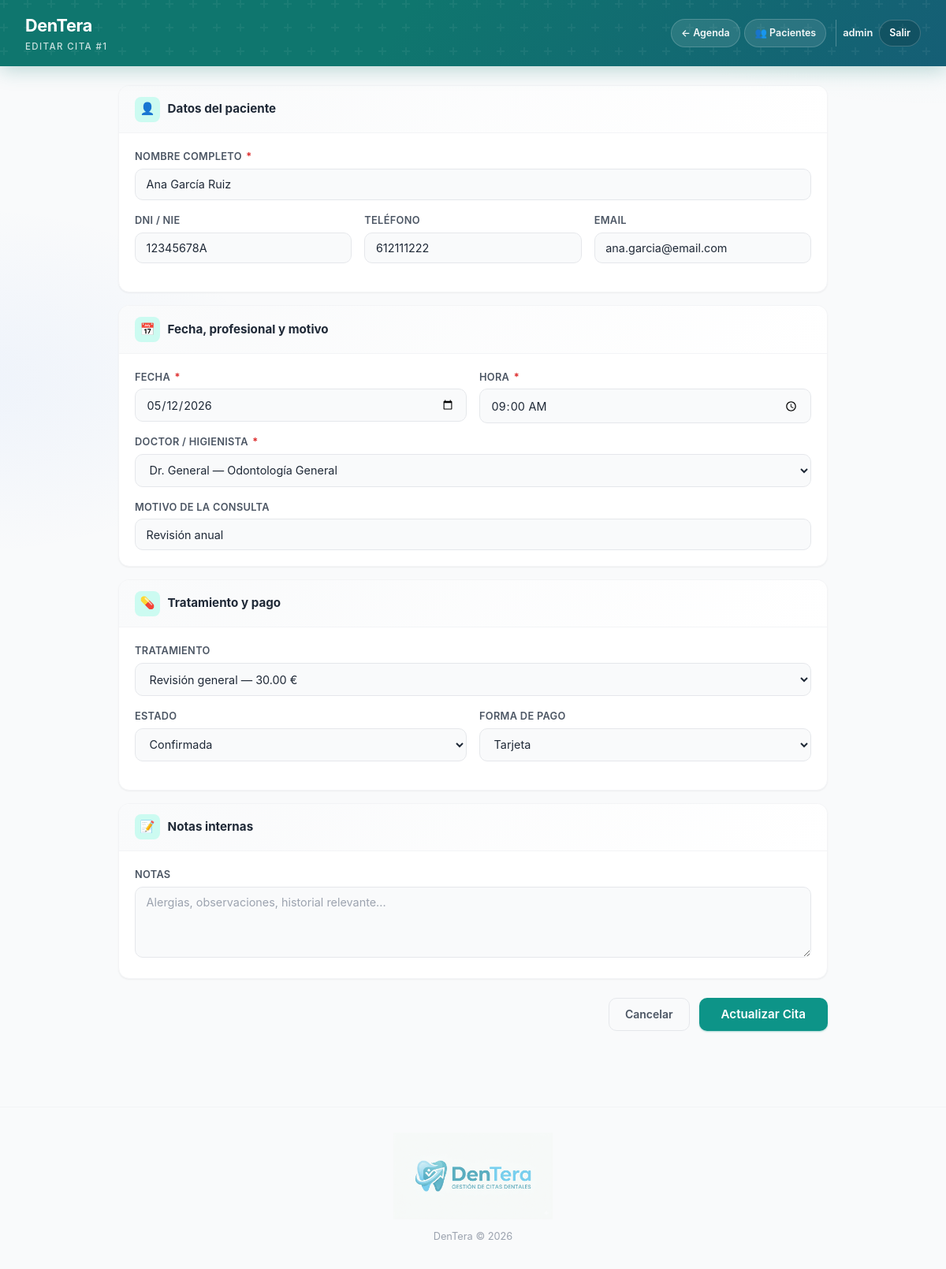
Page /editar.php?id=1 (signed in) on the committed database.
### tables this page shows
CREATE TABLE IF NOT EXISTS citas (
    id INT AUTO_INCREMENT PRIMARY KEY,
    paciente_id INT NULL,
    paciente VARCHAR(120) NOT NULL,
    dni VARCHAR(20) DEFAULT '',
    telefono VARCHAR(20) DEFAULT '',
    email VARCHAR(120) DEFAULT '',
    fecha DATE NOT NULL,
    hora TIME NOT NULL,
    orden_agenda INT NULL DEFAULT NULL COMMENT 'Orden manual en listado (misma fecha)',
    dentista VARCHAR(100) DEFAULT '',
    doctor_id INT NULL,
    motivo VARCHAR(255) DEFAULT '',
    tratamiento_id INT NULL,
    estado ENUM('pendiente', 'confirmada', 'cancelada', 'completada') DEFAULT 'pendiente',
    forma_pago VARCHAR(30) DEFAULT '',
    usuario_id INT NULL,
    notas TEXT,
    creado TIMESTAMP DEFAULT CURRENT_TIMESTAMP,
    actualizado TIMESTAMP DEFAULT CURRENT_TIMESTAMP ON UPDATE CURRENT_TIMESTAMP,
    INDEX idx_fecha (fecha),
    INDEX idx_cita_fecha_orden (fecha, orden_agenda),
    INDEX idx_estado (estado),
    INDEX idx_paciente (paciente),
    INDEX idx_cita_paciente (paciente_id),
    INDEX idx_doctor (doctor_id),
    INDEX idx_tratamiento (tratamiento_id),
    INDEX idx_cita_usuario (usuario_id),
    FOREIGN KEY (paciente_id) REFERENCES pacientes(id) ON DELETE SET NULL,
    FOREIGN KEY (doctor_id) REFERENCES doctores(id) ON DELETE SET NULL,
    FOREIGN KEY (tratamiento_id) REFERENCES tratamientos(id) ON DELETE SET NULL,
    FOREIGN KEY (usuario_id) REFERENCES usuarios(id) ON DELETE SET NULL
);

CREATE TABLE IF NOT EXISTS doctores (
    id INT AUTO_INCREMENT PRIMARY KEY,
    nombre VARCHAR(100) NOT NULL,
    especialidad VARCHAR(100) DEFAULT '',
    tipo ENUM('doctor','higienista') DEFAULT 'doctor',
    telefono VARCHAR(20) DEFAULT '',
    email VARCHAR(120) DEFAULT '',
    activo TINYINT(1) DEFAULT 1,
    usuario_id INT NULL,
    creado TIMESTAMP DEFAULT CURRENT_TIMESTAMP,
    INDEX idx_doc_usuario (usuario_id),
    FOREIGN KEY (usuario_id) REFERENCES usuarios(id) ON DELETE SET NULL
);

CREATE TABLE IF NOT EXISTS tratamientos (
    id INT AUTO_INCREMENT PRIMARY KEY,
    nombre VARCHAR(100) NOT NULL UNIQUE,
    descripcion VARCHAR(255) DEFAULT '',
    duracion INT DEFAULT 30,
    precio DECIMAL(8,2) DEFAULT 0.00,
    activo TINYINT(1) DEFAULT 1,
    usuario_id INT NULL,
    creado TIMESTAMP DEFAULT CURRENT_TIMESTAMP,
    INDEX idx_trat_usuario (usuario_id),
    FOREIGN KEY (usuario_id) REFERENCES usuarios(id) ON DELETE SET NULL
);

### editar.php (the view, shortened to what this page needs)
<?php
require_once 'config.php';
$id = (int)($_GET['id'] ?? 0);
$stmt = $pdo->prepare("SELECT * FROM citas WHERE id = ?");
$stmt->execute([$id]);
$cita = $stmt->fetch();
$stmtTrat = $pdo->query("SELECT * FROM tratamientos ORDER BY nombre ASC");
$tratamientos = $stmtTrat->fetchAll();
$stmtDoc = $pdo->query("SELECT * FROM doctores ORDER BY nombre ASC");
$doctores = $stmtDoc->fetchAll();
$datos = $cita;
?>
<!DOCTYPE html>
<html lang="es">
<head>
    <link rel="stylesheet" href="estilos.css">
</head>
<body>
<?php
require __DIR__ . '/inc/header.php';
?>
<main class="container">
    <div class="form-page-wide">
        <form method="POST" novalidate>
            <div class="form-grid">
                <div class="form-section">
                    <div class="section-title">
                        <span class="section-icon">&#x1F464;</span>
                        <h3>Datos del paciente</h3>
                    </div>
                    <div class="section-body">
                        <div class="form-group full">
                            <label for="paciente">Nombre completo <span class="required">*</span></label>
                            <input type="text" id="paciente" name="paciente" required
                                   value="<?= htmlspecialchars($datos['paciente']) ?>"
                                   placeholder="Nombre y apellidos">
                        </div>
                        <div class="form-row-3">
                            <div class="form-group">
                                <label for="dni">DNI / NIE</label>
                                <input type="text" id="dni" name="dni"
                                       value="<?= htmlspecialchars($datos['dni']) ?>"
                                       placeholder="12345678A">
                            </div>
                            <div class="form-group">
                                <label for="telefono">Teléfono</label>
                                <input type="tel" id="telefono" name="telefono"
                                       value="<?= htmlspecialchars($datos['telefono']) ?>"
                                       placeholder="612 345 678">
                            </div>
                            <div class="form-group">
                                <label for="email">Email</label>
                                <input type="email" id="email" name="email"
                                       value="<?= htmlspecialchars($datos['email']) ?>"
                                       placeholder="email@ejemplo.com">
                            </div>
                        </div>
                    </div>
                </div>
                <div class="form-section">
                    <div class="section-title">
                        <span class="section-icon">&#x1F4C5;</span>
                        <h3>Fecha, profesional y motivo</h3>
                    </div>
                    <div class="section-body">
                        <div class="form-row">
                            <div class="form-group">
                                <label for="fecha">Fecha <span class="required">*</span></label>
                                <input type="date" id="fecha" name="fecha" required
                                       value="<?= htmlspecialchars($datos['fecha']) ?>">
                            </div>
                            <div class="form-group">
                                <label for="hora">Hora <span class="required">*</span></label>
                                <input type="time" id="hora" name="hora" required
                                       value="<?= htmlspecialchars($datos['hora']) ?>">
                            </div>
                        </div>
                        <div class="form-group full">
                            <label for="doctor_id">Doctor / Higienista <span class="required">*</span></label>
                            <select id="doctor_id" name="doctor_id" required>
                                <?php foreach ($doctores as $d): ?>
                                    <option value="<?= $d['id'] ?>"
                                            <?= $datos['doctor_id'] == $d['id'] ? 'selected' : '' ?>>
                                        <?= htmlspecialchars($d['nombre']) ?>
                                        <?= $d['especialidad'] ? ' — ' . htmlspecialchars($d['especialidad']) : '' ?>
                                    </option>
                                <?php endforeach; ?>
                            </select>
                        </div>
                        <div class="form-group full">
                            <label for="motivo">Motivo de la consulta</label>
                            <input type="text" id="motivo" name="motivo"
                                   value="<?= htmlspecialchars($datos['motivo']) ?>"
                                   placeholder="Ej: Dolor en muela, revisión general...">
                        </div>
                    </div>
                </div>
                <div class="form-section">
                    <div class="section-title">
                        <span class="section-icon">&#x1F48A;</span>
                        <h3>Tratamiento y pago</h3>
                    </div>
                    <div class="section-body">
                        <div class="form-group full">
                            <label for="tratamiento_id">Tratamiento</label>
                            <select id="tratamiento_id" name="tratamiento_id">
                                <?php foreach ($tratamientos as $t): ?>
                                    <option value="<?= $t['id'] ?>"
                                            <?= $datos['tratamiento_id'] == $t['id'] ? 'selected' : '' ?>>
                                        <?= htmlspecialchars($t['nombre']) ?>
                                        <?= $t['precio'] > 0 ? ' — ' . number_format($t['precio'], 2) . ' €' : '' ?>
                                    </option>
                                <?php endforeach; ?>
                            </select>
                        </div>
                        <div class="form-row">
                            <div class="form-group">
                                <label for="estado">Estado</label>
                                <select id="estado" name="estado">
                                    <option value="confirmada" <?= $datos['estado'] === 'confirmada' ? 'selected' : '' ?>>Confirmada</option>
                                </select>
                            </div>
                            <div class="form-group">
                                <label for="forma_pago">Forma de pago</label>
                                <select id="forma_pago" name="forma_pago">
                                    <option value="tarjeta" <?= $datos['forma_pago'] === 'tarjeta' ? 'selected' : '' ?>>Tarjeta</option>
                                </select>
                            </div>
                        </div>
                    </div>
                </div>
                <div class="form-section">
                    <div class="section-title">
                        <span class="section-icon">&#x1F4DD;</span>
                        <h3>Notas internas</h3>
                    </div>
                    <div class="section-body">
                        <div class="form-group full">
                            <label for="notas">Notas</label>
                            <textarea id="notas" name="notas" rows="3"
                                      placeholder="Alergias, observaciones, historial relevante..."><?= htmlspecialchars($datos['notas']) ?></textarea>
                        </div>
                    </div>
                </div>
            </div>
            <div class="form-actions-bar">
                <a href="index.php" class="btn btn-outline">Cancelar</a>
                <button type="submit" class="btn btn-primary btn-lg">Actualizar Cita</button>
            </div>
        </form>
    </div>
</main>
<?php require __DIR__ . '/inc/footer.php'; ?>
</body>
</html>

### estilos.css (style rules this page uses)
:root { --primary: #0d9488; --primary-dark: #0f766e; --primary-light: #ccfbf1; --success: #059669; --success-bg: #d1fae5; --warning: #d97706; --warning-bg: #fef3c7; --danger: #dc2626; --danger-bg: #fee2e2; --info: #0891b2; --info-bg: #cffafe; --gray-50: #f9fafb; --gray-100: #f3f4f6; --gray-200: #e5e7eb; --gray-300: #d1d5db; --gray-400: #9ca3af; --gray-500: #6b7280; --gray-600: #4b5563; --gray-700: #374151; --gray-800: #1f2937; --gray-900: #111827; --surface: #ffffff; --surface-elevated: #fafafa; --header-mid: #0f766e; --radius: 14px; --radius-sm: 10px; --radius-lg: 20px; --shadow-sm: 0 1px 2px rgba(0,0,0,0.05); --shadow: 0 1px 3px rgba(0,0,0,0.1), 0 1px 2px rgba(0,0,0,0.06); --shadow-md: 0 4px 6px -1px rgba(0,0,0,0.1), 0 2px 4px -2px rgba(0,0,0,0.1); --shadow-lg: 0 10px 15px -3px rgba(0,0,0,0.1), 0 4px 6px -4px rgba(0,0,0,0.1); --transition: all 0.2s ease; }
* { margin: 0; padding: 0; box-sizing: border-box; }
body { font-family: 'Inter', -apple-system, BlinkMacSystemFont, 'Segoe UI', Roboto, sans-serif; background: radial-gradient(1200px 600px at 100% -10%, rgba(13, 148, 136, 0.08), transparent 50%), radial-gradient(900px 500px at -5% 30%, rgba(59, 130, 246, 0.06), transparent 45%), var(--gray-50); color: var(--gray-800); min-height: 100vh; line-height: 1.5; -webkit-font-smoothing: antialiased; }
.container { max-width: 1400px; margin: 0 auto; padding: 1.5rem 2rem 3rem; }
.btn { display: inline-flex; align-items: center; justify-content: center; gap: 0.4rem; padding: 0.6rem 1.25rem; border-radius: var(--radius-sm); font-size: 0.875rem; font-weight: 600; text-decoration: none; border: none; cursor: pointer; transition: var(--transition); white-space: nowrap; font-family: inherit; position: relative; overflow: hidden; }
.btn-primary { background: var(--primary); color: #fff; box-shadow: 0 1px 2px rgba(13, 148, 136, 0.35); }
.btn-outline { background: transparent; border: 1.5px solid var(--gray-200); color: var(--gray-600); }
.form-page-wide { max-width: 900px; margin: 0 auto; }
.form-grid { display: flex; flex-direction: column; gap: 1rem; }
.form-section { background: #fff; border-radius: var(--radius); box-shadow: var(--shadow-sm); border: 1px solid var(--gray-100); overflow: hidden; transition: var(--transition); }
.section-title { display: flex; align-items: center; gap: 0.6rem; padding: 0.85rem 1.25rem; background: linear-gradient(135deg, var(--gray-50), #fff); border-bottom: 1px solid var(--gray-100); }
.section-icon { width: 32px; height: 32px; background: var(--primary-light); border-radius: 8px; display: flex; align-items: center; justify-content: center; font-size: 0.95rem; }
.section-title h3 { font-size: 0.95rem; font-weight: 700; color: var(--gray-800); margin: 0; }
.section-body { padding: 1.25rem; }
.form-group { margin-bottom: 1rem; }
.form-group:last-child { margin-bottom: 0; }
.form-group.full { grid-column: 1 / -1; }
.form-group label { display: block; font-weight: 600; font-size: 0.8rem; color: var(--gray-600); margin-bottom: 0.35rem; text-transform: uppercase; letter-spacing: 0.3px; }
.form-group label .required { color: var(--danger); margin-left: 2px; }
.form-group input, .form-group select, .form-group textarea { width: 100%; padding: 0.65rem 0.85rem; border: 1.5px solid var(--gray-200); border-radius: var(--radius-sm); font-size: 0.9rem; font-family: inherit; background: var(--gray-50); transition: var(--transition); color: var(--gray-800); }
.form-group input::placeholder, .form-group textarea::placeholder { color: var(--gray-400); }
.form-group textarea { resize: vertical; min-height: 90px; }
.form-row { display: grid; grid-template-columns: 1fr 1fr; gap: 1rem; }
.form-row-3 { display: grid; grid-template-columns: 1fr 1fr 1fr; gap: 1rem; }
.form-actions-bar { display: flex; gap: 0.75rem; justify-content: flex-end; padding: 1rem 0; margin-top: 0.5rem; }
.btn-lg { padding: 0.7rem 1.75rem; font-size: 0.95rem; }
.container > * { animation: fadeIn 0.3s ease both; }

### rows in the picture
citas: paciente "Ana García Ruiz", dni "12345678A", telefono "612111222", email "ana.garcia@email.com", fecha "05/12/2026", hora "09:00:00", doctor_id "Dr. General — Odontología General", motivo "Revisión anual", tratamiento_id "Revisión general — 30.00 €", estado "Confirmada", forma_pago "Tarjeta"

### other values in the picture
$header_tagline "EDITAR CITA #1"
$nombreUsuario "admin"
